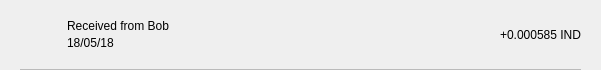
<?xml version="1.0" encoding="UTF-8"?>
<ui version="4.0">
 <class>TxRow</class>
 <widget class="QWidget" name="TxRow">
  <property name="geometry">
   <rect>
    <x>0</x>
    <y>0</y>
    <width>601</width>
    <height>70</height>
   </rect>
  </property>
  <property name="minimumSize">
   <size>
    <width>0</width>
    <height>40</height>
   </size>
  </property>
  <property name="windowTitle">
   <string>Form</string>
  </property>
  <layout class="QVBoxLayout" name="verticalLayout_3">
   <property name="spacing">
    <number>0</number>
   </property>
   <property name="leftMargin">
    <number>0</number>
   </property>
   <property name="topMargin">
    <number>0</number>
   </property>
   <property name="rightMargin">
    <number>0</number>
   </property>
   <property name="bottomMargin">
    <number>0</number>
   </property>
   <item>
    <widget class="QWidget" name="rowContainer" native="true">
     <layout class="QVBoxLayout" name="verticalLayout_2">
      <property name="spacing">
       <number>9</number>
      </property>
      <property name="leftMargin">
       <number>20</number>
      </property>
      <property name="topMargin">
       <number>9</number>
      </property>
      <property name="rightMargin">
       <number>20</number>
      </property>
      <property name="bottomMargin">
       <number>0</number>
      </property>
      <item>
       <widget class="QFrame" name="frame">
        <property name="styleSheet">
         <string notr="true">border:none;</string>
        </property>
        <property name="frameShape">
         <enum>QFrame::StyledPanel</enum>
        </property>
        <property name="frameShadow">
         <enum>QFrame::Raised</enum>
        </property>
        <layout class="QHBoxLayout" name="horizontalLayout" stretch="0,2,0">
         <property name="leftMargin">
          <number>0</number>
         </property>
         <property name="topMargin">
          <number>0</number>
         </property>
         <property name="rightMargin">
          <number>0</number>
         </property>
         <property name="bottomMargin">
          <number>0</number>
         </property>
         <item>
          <widget class="QPushButton" name="icon">
           <property name="focusPolicy">
            <enum>Qt::NoFocus</enum>
           </property>
           <property name="styleSheet">
            <string notr="true">border:none;</string>
           </property>
           <property name="text">
            <string/>
           </property>
           <property name="iconSize">
            <size>
             <width>28</width>
             <height>28</height>
            </size>
           </property>
          </widget>
         </item>
         <item>
          <layout class="QVBoxLayout" name="verticalLayout">
           <property name="spacing">
            <number>3</number>
           </property>
           <property name="leftMargin">
            <number>9</number>
           </property>
           <item>
            <widget class="QLabel" name="lblAddress">
             <property name="styleSheet">
              <string notr="true"/>
             </property>
             <property name="text">
              <string>Received from Bob</string>
             </property>
             <property name="alignment">
              <set>Qt::AlignBottom|Qt::AlignLeading|Qt::AlignLeft</set>
             </property>
            </widget>
           </item>
           <item>
            <widget class="QLabel" name="lblDate">
             <property name="styleSheet">
              <string notr="true"/>
             </property>
             <property name="text">
              <string>18/05/18</string>
             </property>
             <property name="alignment">
              <set>Qt::AlignLeading|Qt::AlignLeft|Qt::AlignTop</set>
             </property>
            </widget>
           </item>
          </layout>
         </item>
         <item>
          <widget class="QLabel" name="lblAmount">
           <property name="styleSheet">
            <string notr="true"/>
           </property>
           <property name="text">
            <string>+0.000585 IND</string>
           </property>
          </widget>
         </item>
        </layout>
       </widget>
      </item>
      <item>
       <widget class="QLabel" name="lblDivisory">
        <property name="minimumSize">
         <size>
          <width>0</width>
          <height>1</height>
         </size>
        </property>
        <property name="maximumSize">
         <size>
          <width>16777215</width>
          <height>1</height>
         </size>
        </property>
        <property name="styleSheet">
         <string notr="true">background-color:#bababa;</string>
        </property>
        <property name="text">
         <string/>
        </property>
        <property name="alignment">
         <set>Qt::AlignBottom|Qt::AlignLeading|Qt::AlignLeft</set>
        </property>
       </widget>
      </item>
     </layout>
    </widget>
   </item>
  </layout>
 </widget>
 <resources/>
 <connections/>
</ui>
